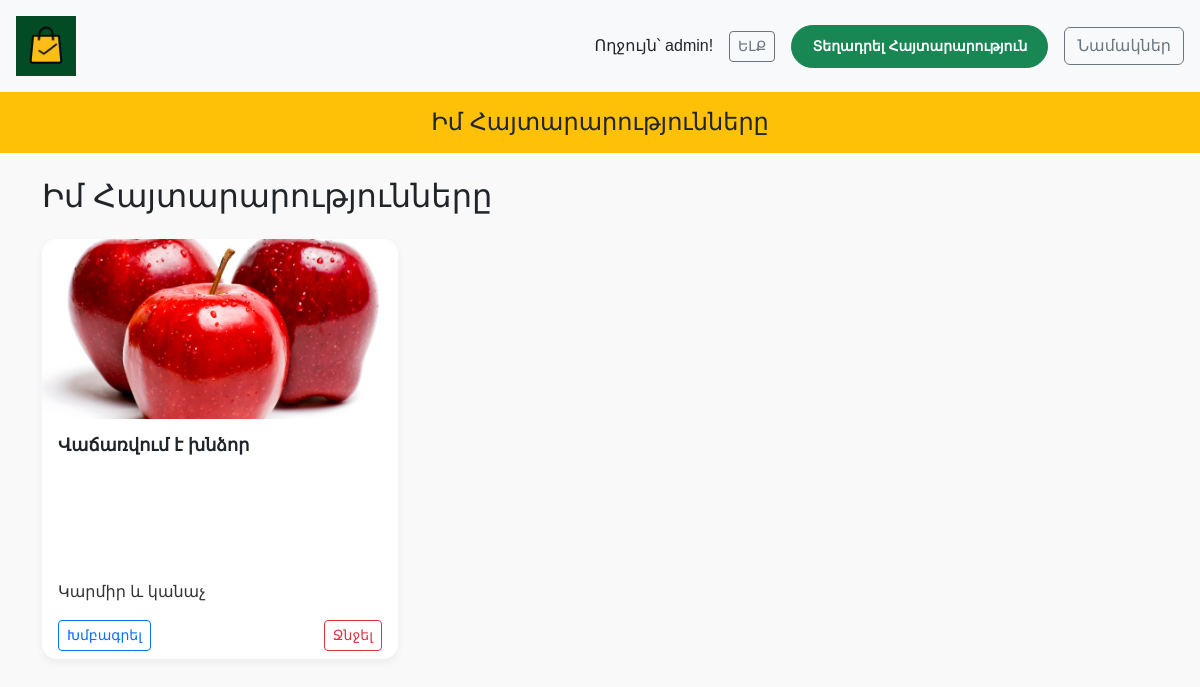
Before: /my-listings/ (signed in) with the older database file.
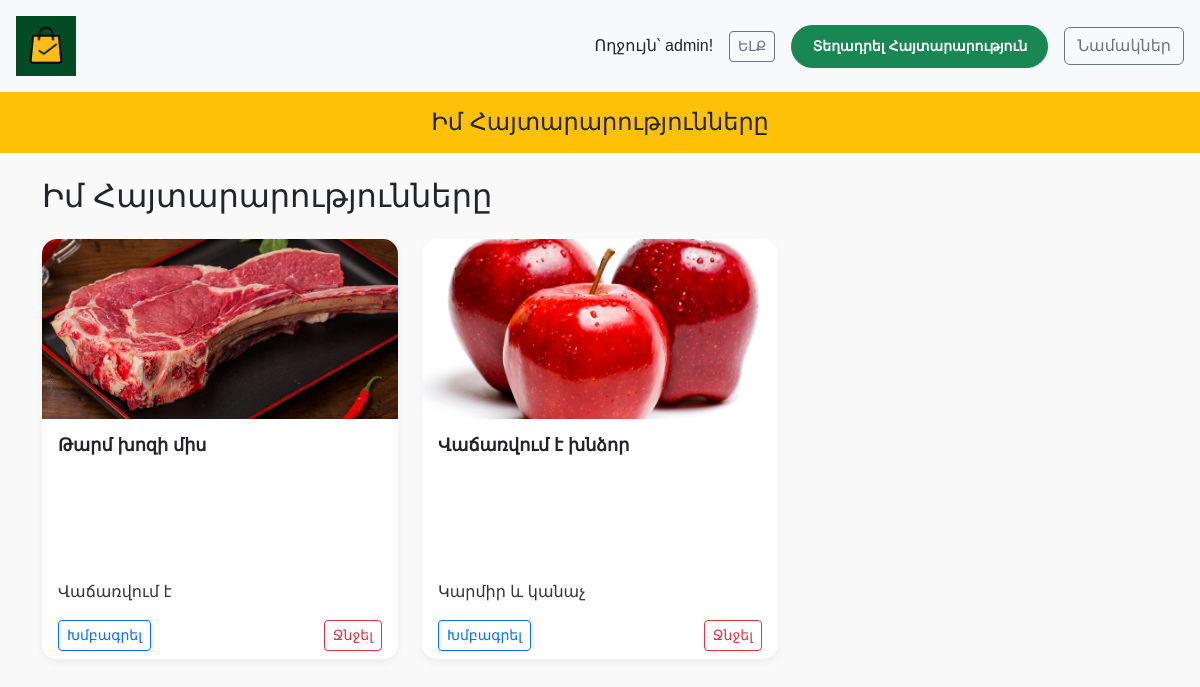
After: the same page with the newer database file.
### listings/models.py (models this page shows, shortened)
class Listing(models.Model):
    title = models.CharField(max_length=200)
    description = models.TextField()
    price = models.DecimalField(max_digits=10, decimal_places=2)
    image = models.ImageField(upload_to='listings/', blank=True, null=True)
    category = models.ForeignKey(Category, on_delete=models.CASCADE)
    contact_phone = models.CharField(max_length=20)
    created_at = models.DateTimeField(auto_now_add=True)
    user = models.ForeignKey(User, on_delete=models.CASCADE)

### listings/views.py (the view)
# urls.py: path('my-listings/', views.user_listings, name='user_listings'),
@login_required
def user_listings(request):
    listings = Listing.objects.filter(user=request.user).order_by('-created_at')
    return render(request, 'listings/user_listings.html', {'listings': listings})

### listings/templates/listings/user_listings.html (shortened to what this page needs)
{% load static %}
<!DOCTYPE html>
<html lang="hy">
<head>
  <link href="https://cdn.jsdelivr.net/npm/bootstrap@5.3.0/dist/css/bootstrap.min.css" rel="stylesheet">
  <link rel="stylesheet" href="{% static 'css/style.css' %}">
</head>
<body>
<header class="d-flex justify-content-between align-items-center flex-wrap p-3 bg-light">
  <div class="mb-2 mb-md-0">
    <a href="{% url 'home' %}"><img src="{% static 'css/logo.png' %}" alt="Logo" style="height: 60px;"></a>
  </div>
  <div class="d-flex align-items-center flex-wrap gap-2">
    {% if user.is_authenticated %}
      <span class="me-2">Ողջույն՝ {{ user.username }}!</span>
      <form method="post" action="{% url 'logout' %}" style="display: inline;">
        <button type="submit" class="btn btn-outline-secondary btn-sm">ԵԼՔ</button>
      </form>
      <a href="{% url 'add_listing' %}" class="btn btn-success btn-sm ms-2">Տեղադրել Հայտարարություն</a>
      <a href="{% url 'conversations_list' %}" class="btn btn-outline-secondary ms-2">Նամակներ</a>
    {% else %}
      <a href="{% url 'login' %}" class="btn btn-primary">ՄՈՒՏՔ</a>
      <a href="{% url 'register' %}" class="btn btn-secondary btn-sm">ԳՐԱՆՑՎԵԼ</a>
    {% endif %}
  </div>
</header>
<section class="bg-warning text-center py-3">
  <h1 class="fs-4 mb-0">Իմ Հայտարարությունները</h1>
</section>
<div class="container mt-4">
  <h2 class="mb-4">Իմ Հայտարարությունները</h2>
  <div class="row">
    {% for listing in listings %}
      <div class="col-md-4 mb-4">
        <div class="card h-100 d-flex flex-column">
          <a href="{% url 'listing_detail' listing.id %}">
            <img src="{{ listing.image.url }}" class="card-img-top" alt="{{ listing.title }}">
          </a>
          <div class="card-body">
            <h5 class="card-title">{{ listing.title }}</h5>
            <p class="card-text">{{ listing.description|truncatechars:100 }}</p>
          </div>
          <div class="card-footer d-flex justify-content-between">
            <a href="{% url 'edit_listing' listing.id %}" class="btn btn-sm btn-outline-primary">Խմբագրել</a>
            <form method="post" action="{% url 'delete_listing' listing.id %}" onsubmit="return confirm('Ջնջե՞լ այս հայտարարությունը։');">
              <button type="submit" class="btn btn-sm btn-outline-danger">Ջնջել</button>
            </form>
          </div>
        </div>
      </div>
    {% endfor %}
  </div>
</div>
</body>
</html>

### listings/static/css/style.css (style rules this page uses)
body { font-family: Arial, sans-serif; background-color: #f9f9f9; margin: 0; padding: 0; overflow-x: hidden; }
header { background-color: #ffffff; box-shadow: 0 2px 4px rgba(0, 0, 0, 0.1); }
.btn-success { border-radius: 25px; padding: 10px 20px; font-weight: bold; cursor: pointer; }
a { text-decoration: none; color: inherit; }
.card { border: none; border-radius: 15px; overflow: hidden; box-shadow: 0 4px 8px rgba(0, 0, 0, 0.05); transition: transform 0.2s, box-shadow 0.2s; height: 100%; }
.card-title { font-size: 1.1rem; font-weight: bold; }
.card-text { font-size: 1rem; color: #333; }

### listings/templates/listings/user_listings.html (style rules this page uses)
.card { height: 100%; max-height: 420px; min-height: 420px; display: flex; flex-direction: column; border: none; border-radius: 15px; overflow: hidden; box-shadow: 0 4px 8px rgba(0, 0, 0, 0.05); transition: transform 0.2s, box-shadow 0.2s; }
.card-img-top { height: 180px; object-fit: cover; }
.card-body { flex-grow: 1; display: flex; flex-direction: column; justify-content: space-between; }
.card-footer { background-color: transparent; border-top: none; padding-top: 0; }
.card-title { font-size: 1.1rem; font-weight: bold; }
.card-text { font-size: 1rem; color: #333; }

Changed rows visible on the page:
added Listing: image (picture), title "Թարմ խոզի միս", description "Վաճառվում է"
